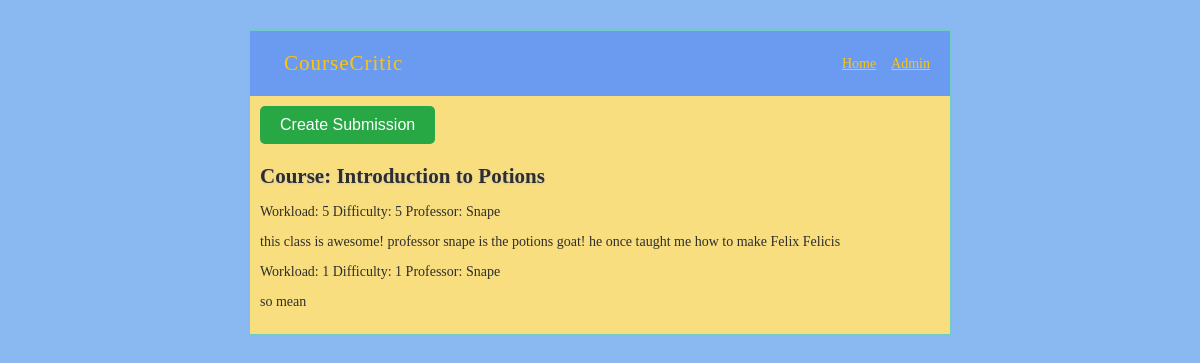
Page /course/3 on the earlier database version.
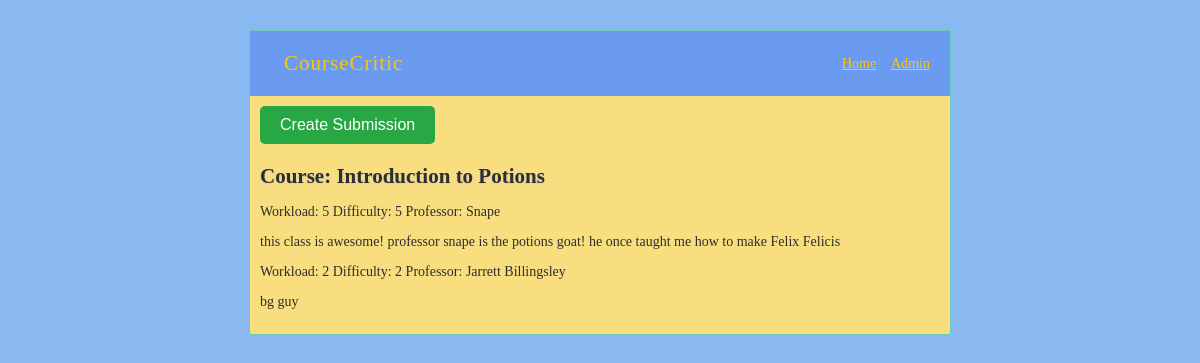
Same page on the later database version.
### model.py (models this page shows, shortened)
class Course(db.Model):
    __tablename__ = "course_table"
    id: Mapped[int] = mapped_column(primary_key=True)
    title: Mapped[str] = mapped_column(String(30), unique=True)
    course_code: Mapped[str] = mapped_column(String(30), unique=True)
    professors: Mapped[list["Professor"]] = relationship(secondary=prof_course_table, back_populates="courses")
    ratings: Mapped[list["Rating"]] = relationship("Rating", back_populates="course")

class Rating(db.Model):
    __tablename__ = "ratings_table"
    __table_args__ = (
        CheckConstraint('difficulty <= 5 AND difficulty >= 0', name='difficulty_bounds_check'),
    )
    id: Mapped[int] = mapped_column(primary_key=True)
    workload: Mapped[int]
    difficulty: Mapped[int]
    description: Mapped[str] = mapped_column(String(300))
    professor_id: Mapped[int] = mapped_column(ForeignKey("prof_table.id"))
    professor: Mapped["Professor"] = relationship("Professor", back_populates="ratings")
    course_id: Mapped[int] = mapped_column(ForeignKey("course_table.id"))
    course: Mapped["Course"] = relationship("Course", back_populates="ratings")

class Professor(db.Model):
    __tablename__ = "prof_table"
    id: Mapped[int] = mapped_column(primary_key=True)
    name: Mapped[str] = mapped_column(String(200), unique=True)
    courses: Mapped[list["Course"]] = relationship(secondary="prof_course_table", back_populates="professors")
    ratings: Mapped[list["Rating"]] = relationship("Rating", back_populates="professor")

### course_critic.py (the view)
@app.route("/course/<int:course_id>")
def course(course_id):
    course = db.session.execute(db.select(Course).where(Course.id == course_id)).scalar()
    stmt = db.select(Rating).where(Rating.course_id == course.id)
    ratings = db.session.execute(stmt).scalars().all()
    return render_template("course.html", course=course, ratings=ratings)

### templates/course.html (shortened to what this page needs)
{% extends "layout.html" %}
{% block body %}
    <div style="margin-bottom: 20px;">
        <a href="{{ url_for('submit') }}">
            <button style="padding: 10px 20px; background-color: #28a745; color: white; border: none; border-radius: 5px; font-size: 16px; cursor: pointer; transition: background-color 0.3s ease;">
                Create Submission
            </button>
        </a>
    </div>
    <h2>Course: {{ course.title }}</h2>
    {% for rating in ratings %}
        <p>Workload: {{ rating.workload }} Difficulty: {{ rating.difficulty }} Professor: {{rating.professor.name}}</p>
        <p>{{ rating.description }}</p>
    {% endfor %}
{% endblock %}

### templates/layout.html (shortened to what this page needs)
<!doctype html>
<link rel="stylesheet" type="text/css" href="{{ url_for('static', filename='style.css') }}">
<div class="page">
  <nav class="navBar">
    <h1 class="navbar-title">CourseCritic</h1>
    <div class="nav-links">
      <a class="nav-links" href="{{ url_for('home') }}">Home</a>
      <a class="nav-links" href="{{ url_for('admin') }}">Admin</a>
    </div>
  </nav>
  <div class="body">
  {% block body %}{% endblock %}
  </div>
</div>

### static/style.css (style rules this page uses)
p { color: var(--charcoal-gray); }
.nav-links { display: flex; gap: 15px; color: var(--sunshine-yellow); }
a { color: var(--charcoal-gray); }
.navBar { background: var(--sky-blue); display: flex; justify-content: space-between; align-items: center; padding: 10px 20px; }
div.page { background: var(--soft-lemon); border: 1px solid #6ECCC4; width: 700px; margin: 30px auto; }
div.page h1 { margin: 0; padding: 10px 14px; color: var(--sunshine-yellow); letter-spacing: 1px; font-weight: normal; }
div.page h2 { margin: 0 0 15px 0; color: var(--charcoal-gray) ; text-shadow: 0 1px 2px #ccc; }
div.page div.body { padding: 10px; }

Differences in the rows shown:
changed Rating: workload "1" → "2"; difficulty "1" → "2"; professor.name "Snape" → "Jarrett Billingsley"; description "so mean" → "bg guy"
